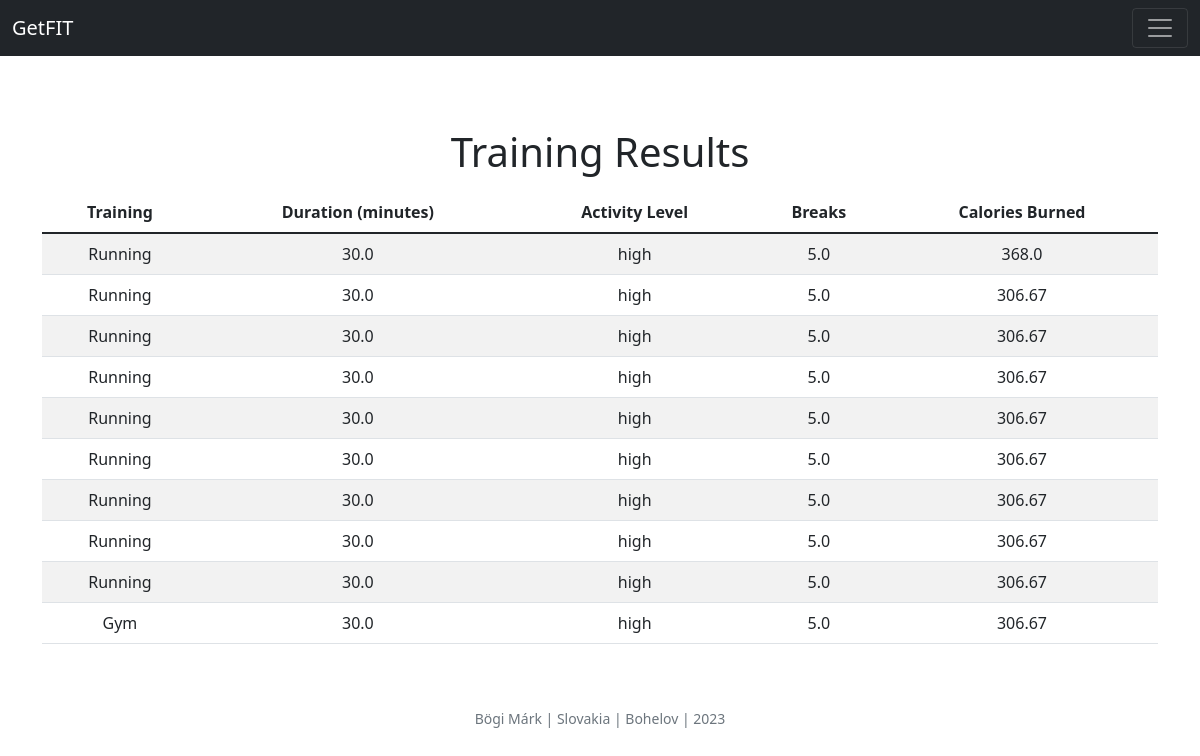
The app's page /training_results (signed in) with its own data.
### tables this page shows
CREATE TABLE trainings (
    id INTEGER PRIMARY KEY AUTOINCREMENT,
    user_id INTEGER,
    training TEXT,
    duration REAL,
    activity TEXT,
    breaks REAL,
    weight REAL,
    calories_burned REAL
);

### app.py (the view)
@app.route('/training_results', methods=['GET'])
@login_required
def training_results():
    rows = db.execute("SELECT * FROM trainings WHERE user_id=?", session['user_id'])
    return render_template('training_results.html', rows=rows)

### app.py (called while the page is built)
def login_required(f):
    @wraps(f)
    def decorated_function(*args, **kwargs):
        if session.get("user_id") is None:
            return redirect("/login")
        return f(*args, **kwargs)
    return decorated_function

@app.after_request
def after_request(response):
    response.headers["Cache-Control"] = "no-cache, no-store, must-revalidate"
    response.headers["Expires"] = 0
    response.headers["Pragma"] = "no-cache"
    return response

### templates/training_results.html (shortened to what this page needs)
{% extends "layout.html" %}
{% block main %}
    <div class="container">
        <h1 class="mt-4 mb-3">Training Results</h1>
        <table class="table table-striped">
            <thead>
                <tr>
                    <th>Training</th>
                    <th>Duration (minutes)</th>
                    <th>Activity Level</th>
                    <th>Breaks</th>
                    <th>Calories Burned</th>
                </tr>
            </thead>
            <tbody>
                {% for row in rows %}
                    <tr>
                        <td>{{ row.training }}</td>
                        <td>{{ row.duration }}</td>
                        <td>{{ row.activity }}</td>
                        <td>{{ row.breaks }}</td>
                        <td>{{ row.calories_burned | round(2)}}</td>
                    </tr>
                {% endfor %}
            </tbody>
        </table>
    </div>
{% endblock %}

### records on screen
trainings: training "Running", duration "30.0", activity "high", breaks "5.0", calories_burned "368.0"
trainings: training "Running", duration "30.0", activity "high", breaks "5.0", calories_burned "306.67"
trainings: training "Running", duration "30.0", activity "high", breaks "5.0", calories_burned "306.67"
trainings: training "Running", duration "30.0", activity "high", breaks "5.0", calories_burned "306.67"
trainings: training "Running", duration "30.0", activity "high", breaks "5.0", calories_burned "306.67"
trainings: training "Running", duration "30.0", activity "high", breaks "5.0", calories_burned "306.67"
trainings: training "Running", duration "30.0", activity "high", breaks "5.0", calories_burned "306.67"
trainings: training "Running", duration "30.0", activity "high", breaks "5.0", calories_burned "306.67"
trainings: training "Running", duration "30.0", activity "high", breaks "5.0", calories_burned "306.67"
trainings: training "Gym", duration "30.0", activity "high", breaks "5.0", calories_burned "306.67"
